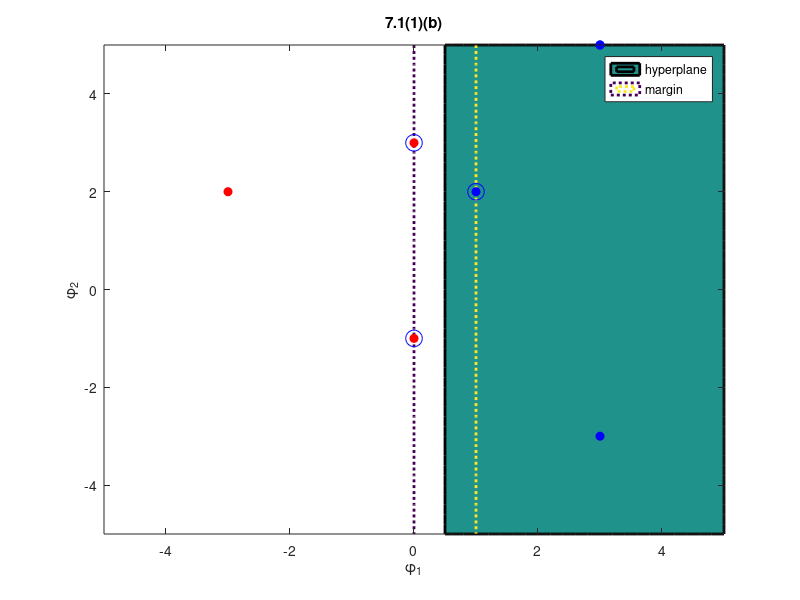

Here is the MATLAB script that generated this plot:
function [phi_1, phi_2] = hw7_1_1b()
x = [1 0; 0 1; 0 -1; -1 0; 0 2; 0 -2; -2 0];
y = [-1; -1; -1; 1; 1; 1; 1];

x1 = x(:, 1);
x2 = x(:, 2);

phi_1 = x2 .^2 - 2*x1 - 1;
phi_2 = x1 .^2 - 2*x2 + 1;


g(1) = -0.5;
g(2) = 1;
g(3) = 0;
margin = 0.5;
[X,Y] = meshgrid(-5:.2:5,-5:.2:5);
Z = g(1) + g(2).*X + g(3).*Y;
contourf( X, Y, Z, [0, 0], 'LineStyle', '-', 'LineWidth', 2);
hold on;
contour( X, Y, Z, [-margin, margin], 'LineStyle', ':', 'LineWidth', 2);

s = ['o', 'o'];
c = ['r', 'b'];
for n = 1:length(y)
    plot( phi_1(n), phi_2(n), s( (y(n)+3)/2 ), 'color', 'b', 'MarkerSize', 6, 'MarkerFaceColor', c( (y(n)+3)/2 ),...
        'MarkerEdgeColor', c( (y(n)+3)/2 ));
    if phi_1(n) == 0 || phi_1(n) == 1        
        plot( phi_1(n), phi_2(n), 'o', 'color', 'b', 'MarkerSize', 12  );
    end
end
hold off;

title('7.1(1)(b)');
xlabel('\phi_1');
ylabel('\phi_2');
legend('hyperplane','margin');
saveas(gcf, 'outputs/7.1(1)(b).png', 'png');
return;
